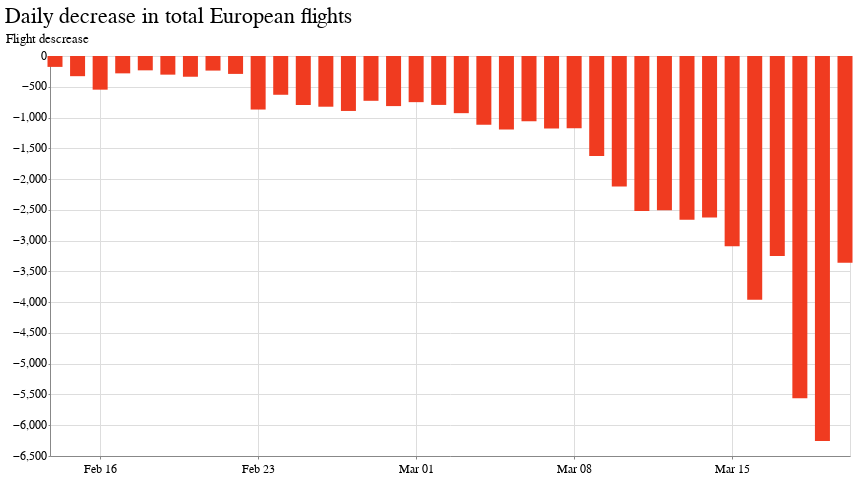

The cell this chart's notebook holds for it:
### Code cell
alt.Chart(europe_date_agg).mark_bar(size=15,color='#f03b20').encode(
    x=alt.X('date_:T', title='', axis=alt.Axis(tickCount=6, format='%b %d')),
    y=alt.Y('sum_diff:Q', title='Flight descrease')
).properties(width=800, height=400,
    title='Daily decrease in total European flights'
)

### Figure 1 — Vega-Lite specification as saved in the notebook (floating-point values rounded to 4 significant figures)
{"config": {"view": {"width": 800, "height": 450}, "background": "#ffffff", "title": {"anchor": "start", "font": "Benton Gothic Bold, sans", "fontColor": "#000000", "fontSize": 22, "fontWeight": "normal"}, "arc": {"fill": "#82c6df"}, "area": {"fill": "#82c6df"}, "line": {"stroke": "#82c6df", "strokeWidth": 3}, "path": {"stroke": "#82c6df"}, "rect": {"fill": "#82c6df"}, "shape": {"stroke": "#82c6df"}, "bar": {"fill": "#82c6df"}, "point": {"stroke": "#82c6df"}, "symbol": {"fill": "#82c6df", "size": 30}, "axis": {"titleFont": "Benton Gothic Bold, sans", "titleFontSize": 13, "titleFontWeight": "normal", "labelFont": "Benton Gothic, sans", "labelFontSize": 11.5, "labelFontWeight": "normal"}, "axisX": {"labelAngle": 0, "labelPadding": 4, "tickSize": 3}, "axisY": {"labelBaseline": "middle", "maxExtent": 45, "minExtent": 45, "tickSize": 2, "titleAlign": "left", "titleAngle": 0, "titleX": -45, "titleY": -11}, "legend": {"titleFont": "Benton Gothic Bold, sans", "titleFontSize": 13, "titleFontWeight": "normal", "symbolType": "square", "labelFont": "Benton Gothic, sans", "labelFontSize": 11.5}, "range": {"category": ["#3580b1", "#ec8431", "#ab7fb4", "#c89d29", "#adc839", "#829eb1"], "diverging": ["#e68a4f", "#f4bb6a", "#f9e39c", "#dadfe2", "#a6b7c6", "#849eae"], "heatmap": ["#fbf2c7", "#f9e39c", "#f8d36e", "#f4bb6a", "#e68a4f", "#d15a40", "#ab4232"], "ordinal": ["#fbf2c7", "#f9e39c", "#f8d36e", "#f4bb6a", "#e68a4f", "#d15a40", "#ab4232"], "ramp": ["#fbf2c7", "#f9e39c", "#f8d36e", "#f4bb6a", "#e68a4f", "#d15a40", "#ab4232"]}}, "data": {"name": "data-fc862b18e1c4ac4436b06647c75132c3"}, "mark": {"type": "bar", "color": "#f03b20", "size": 15}, "encoding": {"x": {"type": "temporal", "axis": {"format": "%b %d", "tickCount": 6}, "field": "date_", "title": ""}, "y": {"type": "quantitative", "field": "sum_diff", "title": "Flight descrease"}}, "height": 400, "title": "Daily decrease in total European flights", "width": 800, "$schema": "https://vega.github.io/schema/vega-lite/v4.0.2.json", "datasets": {"data-fc862b18e1c4ac4436b06647c75132c3": [{"date_": "2/14/20", "scheduled_mean": 330.8, "scheduled_sum": 9923, "departed_mean": 324.9, "departed_sum": 9746, "sum_diff": -177, "pct_diff": -1.82}, {"date_": "2/15/20", "scheduled_mean": 284.4, "scheduled_sum": 8817, "departed_mean": 273.8, "departed_sum": 8489, "sum_diff": -328, "pct_diff": -3.86}, {"date_": "2/16/20", "scheduled_mean": 332.7, "scheduled_sum": 10314, "departed_mean": 315.1, "departed_sum": 9767, "sum_diff": -547, "pct_diff": -5.6}, {"date_": "2/17/20", "scheduled_mean": 332.9, "scheduled_sum": 10321, "departed_mean": 323.8, "departed_sum": 10039, "sum_diff": -282, "pct_diff": -2.81}, {"date_": "2/18/20", "scheduled_mean": 303.5, "scheduled_sum": 9409, "departed_mean": 296.0, "departed_sum": 9176, "sum_diff": -233, "pct_diff": -2.54}, {"date_": "2/19/20", "scheduled_mean": 315.7, "scheduled_sum": 9788, "departed_mean": 306.0, "departed_sum": 9485, "sum_diff": -303, "pct_diff": -3.19}, {"date_": "2/20/20", "scheduled_mean": 330.3, "scheduled_sum": 10238, "departed_mean": 319.4, "departed_sum": 9901, "sum_diff": -337, "pct_diff": -3.4}, {"date_": "2/21/20", "scheduled_mean": 345.6, "scheduled_sum": 10714, "departed_mean": 338.0, "departed_sum": 10477, "sum_diff": -237, "pct_diff": -2.26}, {"date_": "2/22/20", "scheduled_mean": 290.0, "scheduled_sum": 8991, "departed_mean": 280.6, "departed_sum": 8700, "sum_diff": -291, "pct_diff": -3.34}, {"date_": "2/23/20", "scheduled_mean": 346.3, "scheduled_sum": 10734, "departed_mean": 318.2, "departed_sum": 9864, "sum_diff": -870, "pct_diff": -8.82}, {"date_": "2/24/20", "scheduled_mean": 346.2, "scheduled_sum": 10733, "departed_mean": 325.9, "departed_sum": 10103, "sum_diff": -630, "pct_diff": -6.24}, {"date_": "2/25/20", "scheduled_mean": 320.6, "scheduled_sum": 9940, "departed_mean": 295.0, "departed_sum": 9144, "sum_diff": -796, "pct_diff": -8.71}, {"date_": "2/26/20", "scheduled_mean": 333.2, "scheduled_sum": 10329, "departed_mean": 306.6, "departed_sum": 9505, "sum_diff": -824, "pct_diff": -8.67}, {"date_": "2/27/20", "scheduled_mean": 346.4, "scheduled_sum": 10740, "departed_mean": 317.6, "departed_sum": 9847, "sum_diff": -893, "pct_diff": -9.07}, {"date_": "2/28/20", "scheduled_mean": 359.4, "scheduled_sum": 11142, "departed_mean": 335.9, "departed_sum": 10414, "sum_diff": -728, "pct_diff": -6.99}, {"date_": "2/29/20", "scheduled_mean": 303.4, "scheduled_sum": 9405, "departed_mean": 277.1, "departed_sum": 8591, "sum_diff": -814, "pct_diff": -9.48}, {"date_": "3/1/20", "scheduled_mean": 345.0, "scheduled_sum": 10696, "departed_mean": 320.8, "departed_sum": 9946, "sum_diff": -750, "pct_diff": -7.54}, {"date_": "3/10/20", "scheduled_mean": 328.9, "scheduled_sum": 10197, "departed_mean": 260.6, "departed_sum": 8078, "sum_diff": -2119, "pct_diff": -26.23}, {"date_": "3/11/20", "scheduled_mean": 339.1, "scheduled_sum": 10513, "departed_mean": 257.9, "departed_sum": 7996, "sum_diff": -2517, "pct_diff": -31.48}, {"date_": "3/12/20", "scheduled_mean": 349.2, "scheduled_sum": 10826, "departed_mean": 268.4, "departed_sum": 8321, "sum_diff": -2505, "pct_diff": -30.1}, {"date_": "3/13/20", "scheduled_mean": 362.0, "scheduled_sum": 11223, "departed_mean": 276.2, "departed_sum": 8563, "sum_diff": -2660, "pct_diff": -31.06}, {"date_": "3/14/20", "scheduled_mean": 302.8, "scheduled_sum": 9386, "departed_mean": 218.1, "departed_sum": 6762, "sum_diff": -2624, "pct_diff": -38.81}, {"date_": "3/15/20", "scheduled_mean": 336.5, "scheduled_sum": 10431, "departed_mean": 236.8, "departed_sum": 7341, "sum_diff": -3090, "pct_diff": -42.09}, {"date_": "3/16/20", "scheduled_mean": 328.7, "scheduled_sum": 10191, "departed_mean": 200.9, "departed_sum": 6229, "sum_diff": -3962, "pct_diff": -63.61}, {"date_": "3/17/20", "scheduled_mean": 212.7, "scheduled_sum": 6594, "departed_mean": 107.9, "departed_sum": 3344, "sum_diff": -3250, "pct_diff": -97.19}, {"date_": "3/18/20", "scheduled_mean": 315.4, "scheduled_sum": 9778, "departed_mean": 136.0, "departed_sum": 4217, "sum_diff": -5561, "pct_diff": -131.9}, {"date_": "3/19/20", "scheduled_mean": 328.6, "scheduled_sum": 10185, "departed_mean": 126.7, "departed_sum": 3929, "sum_diff": -6256, "pct_diff": -159.2}, {"date_": "3/2/20", "scheduled_mean": 350.2, "scheduled_sum": 10856, "departed_mean": 324.6, "departed_sum": 10061, "sum_diff": -795, "pct_diff": -7.9}, {"date_": "3/20/20", "scheduled_mean": 166.9, "scheduled_sum": 5173, "departed_mean": 58.48, "departed_sum": 1813, "sum_diff": -3360, "pct_diff": -185.3}, {"date_": "3/3/20", "scheduled_mean": 327.7, "scheduled_sum": 10160, "departed_mean": 297.8, "departed_sum": 9231, "sum_diff": -929, "pct_diff": -10.06}, {"date_": "3/4/20", "scheduled_mean": 340.8, "scheduled_sum": 10565, "departed_mean": 304.7, "departed_sum": 9446, "sum_diff": -1119, "pct_diff": -11.85}, {"date_": "3/5/20", "scheduled_mean": 348.9, "scheduled_sum": 10816, "departed_mean": 310.4, "departed_sum": 9623, "sum_diff": -1193, "pct_diff": -12.4}, {"date_": "3/6/20", "scheduled_mean": 360.1, "scheduled_sum": 11162, "departed_mean": 325.8, "departed_sum": 10100, "sum_diff": -1062, "pct_diff": -10.51}, {"date_": "3/7/20", "scheduled_mean": 304.4, "scheduled_sum": 9437, "departed_mean": 266.4, "departed_sum": 8257, "sum_diff": -1180, "pct_diff": -14.29}, {"date_": "3/8/20", "scheduled_mean": 344.0, "scheduled_sum": 10663, "departed_mean": 306.1, "departed_sum": 9488, "sum_diff": -1175, "pct_diff": -12.38}, {"date_": "3/9/20", "scheduled_mean": 349.7, "scheduled_sum": 10842, "departed_mean": 297.3, "departed_sum": 9217, "sum_diff": -1625, "pct_diff": -17.63}]}}
